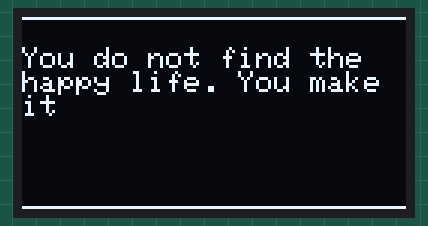
Bench run of a sketch on a simulated ESP8266 (NodeMCU). On the bench: 128×64 one-colour display. What the sketch prints to the serial monitor is not drawn.

Above: at 0.1 s.
At 5.1 s:
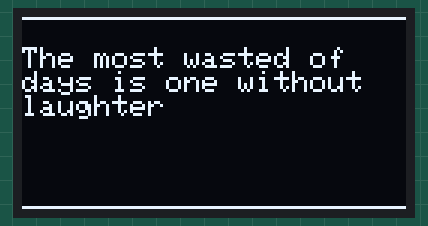
At 10.2 s:
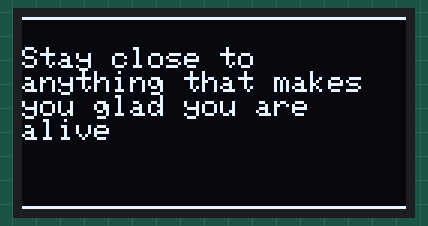
At 15.2 s:
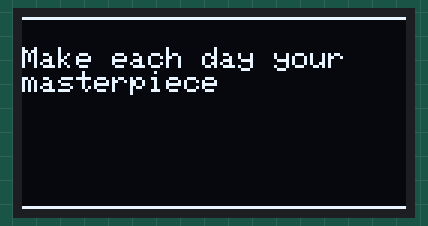
At 20.2 s:
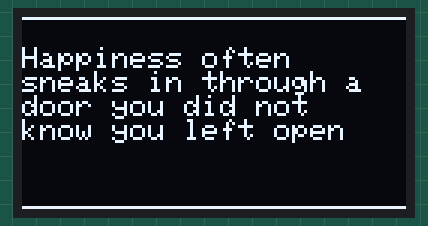
At 30.3 s:
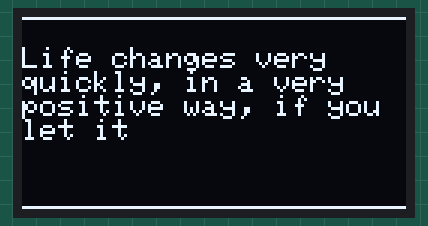

Measured:
- what the display in image 0 shows lasts 5.0 s, from 0.1 s to 5.1 s

The sketch:

debugging.ino
```cpp
#include <ESP8266WiFi.h>
#include <ESP8266WiFiMulti.h>
#include <ESP8266HTTPClient.h>
#include <WiFiClientSecureBearSSL.h>

#include <Wire.h>
#include <Adafruit_GFX.h>
#include <Adafruit_SSD1306.h>

/********************************************************************************/
//include images
#include "motivation_quotes.h"
/********************************************************************************/
//Things to change
//const char * ssid = "MiHotspot";
//const char * password = "1234567890";
const char * ssid = "XXXX";
const char * password = "XXXX";
String GOOGLE_SCRIPT_ID = "XXXXX-sTUp_XP-_T8nXWlmXGj-qvyDlhKx";

const int sendInterval = 500;
const int textdelay = 600000; //10 Minuten Delay
int txt_counter = 1200;
/********************************************************************************/
#define SCREEN_WIDTH 128 // OLED display width, in pixels
#define SCREEN_HEIGHT 64 // OLED display height, in pixels

// Declaration for an SSD1306 display connected to I2C (SDA, SCL pins)
#define OLED_RESET     -1 // Reset pin # (or -1 if sharing Arduino reset pin)
#define SCREEN_ADDRESS 0x3C ///< See datasheet for Address; 0x3D for 128x64, 0x3C for 128x32
Adafruit_SSD1306 display(SCREEN_WIDTH, SCREEN_HEIGHT, &Wire, OLED_RESET);


void testdrawstyles(String str) {
  // Scroll full screen
  display.clearDisplay();
  drawFrames();
  display.setCursor(0,10);
  display.setTextSize(1);
  display.setTextColor(SSD1306_WHITE);        // Draw white text
  display.println(str.c_str());
  display.display();


}

void drawFrames(){
  display.drawLine(0,0,display.width() - 1, 0, WHITE);
  display.drawLine(0,display.height()-1,display.width() - 1, display.height() - 1, WHITE);

}

void setup() {
  Serial.begin(115200);
  delay(10);

    // SSD1306_SWITCHCAPVCC = generate display voltage from 3.3V internally
  if(!display.begin(SSD1306_SWITCHCAPVCC, SCREEN_ADDRESS)) { // Address 0x3D for 128x64
    Serial.println(F("SSD1306 allocation failed"));
    for(;;); // Don't proceed, loop forever
  }


Serial.println("Ready to go");

//testdrawstyles();
}

void loop() {
  for(int i=0; i<51; i++){
    Serial.print(i);
    Serial.print(": ");
    Serial.println(quote[i]);
    testdrawstyles(quote[i]);
    delay(5000);
  }
}
```

motivation_quotes.h
```cpp
char *quote[] = {"You do not find the \nhappy life. You make\nit",
					"The most wasted of  \ndays is one without \nlaughter",
					"Stay close to       \nanything that makes \nyou glad you are    \nalive",
					"Make each day your  \nmasterpiece",
					"Happiness often     \nsneaks in through a \ndoor you did not    \nknow you left open",
					"Happiness is not by \nchance, but by      \nchoice",
					"Life changes very   \nquickly, in a very  \npositive way, if you\nlet it",
					"Keep your face to   \nthe sunshine and you\ncannot see a shadow",
					"Impossible is for   \nthe unwilling",
					"No pressure, no     \ndiamonds",
					"Believe you can and \nyou are halfway     \nthere",
					"Failure is the      \ncondiment that gives\nsuccess its flavor",
					"It is never too late\nto be what you might\nhave been",
					"When you have a     \ndream, you have got \nto grab it and never\nlet go",
					"You must be the     \nchange you wish to  \nsee in the world",
					"Stay foolish to stay\nsane",
					"Stay hungry. Stay  \nfoolish",
					"Whatever you are, be\na good one",
					"You must do the     \nthings you think you\ncannot do",
					"I am starting to    \nthink this world is \njust a place for us \nto learn that we    \nneed each other more\nthan we want to    \nadmit",
					"Wherever you go, go \nwith all your heart",
					"Be faithful to that \nwhich exists within \nyourself",
					"Dream big and dare  \nto fail",
					"My mission in life  \nis not merely to    \nsurvive, but to     \nthrive",
					"You are enough just \nas you are",
					"To be the best, you \nmust be able to     \nhandle the worst",
					"Every moment is a   \nfresh beginning",
					"No guts, no story",
					"Keep going. Be all  \nin",
					"Leave no stone      \nunturned",
					"Life is like riding \na bicycle. To keep  \nyour balance, you   \nmust keep moving",
					"Nothing is          \nimpossible. The word\nitself says I am    \npossible",
					"If it matters to    \nyou, you will find a\nway",
					"Tough times never   \nlast, but tough     \npeople do",
					"Turn your wounds    \ninto wisdom",
					"It is not where you \ncame from. It is    \nwhere you are going \nthat counts",
					"If you are going    \nthrough hell, keep  \ngoing",
					"Do not wait, the    \ntime will never be  \njust right",
					"The journey of a    \nthousand miles      \nbegins with a single\nstep",
					"If I cannot do great\nthings, I can do    \nsmall things in a   \ngreat way",
					"No matter what you  \nare going through,  \nthere is a light at \nthe end of the      \ntunnel",
					"Life is fragile. We \nare not guaranteed a\ntomorrow so give it \neverything you have \ngot",
					"The bad news is time\nflies. The good news\nis you are the pilot",
					"Some people look for\n a beautiful place. \nOthers make a place \nbeautiful",
					"Never let your sense\n of morals prevent  \nyou from doing what \nis right",
					"We have a           \nresponsibility to   \nhelp those around us\nand help others in  \nneed",
					"No one has ever     \nbecome poor by      \ngiving",
					"Try Again. Fail     \nagain. Fail better",
					"No one is useless in\nthis world who      \nlightens the burdens\nof others",
					"The only thing that \ncan grow is the     \nthing you give      \nenergy to",
					"Good things happen  \nto those who hustle",
					};
```
